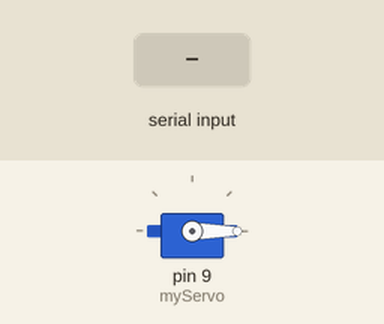
Recording of a sketch running on a simulated Arduino Uno, built with avr-gcc and run on an emulated ATmega328P. On the bench: servo. Inputs (shaded band) come from the test bench. What the sketch prints to the serial monitor is not drawn.

Above: at 8.8 s.
8.9 s: "1" received over the second serial link
At 11.1 s:
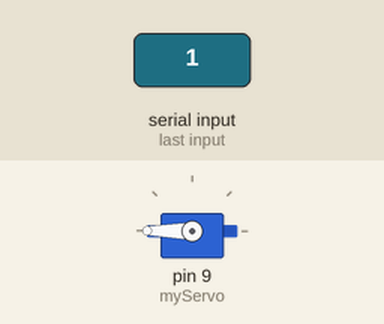
Timing chart, 0 to 19.9 s (numbered marks = the images above; inputs shaded):
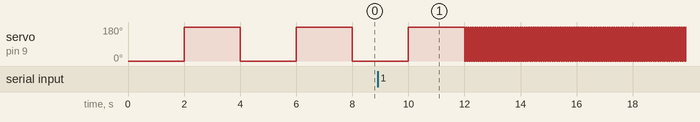

The sketch:

ServoControlWithBluetooth.ino
```cpp
#include <Servo.h>
#include <SoftwareSerial.h> //TX RX lib

int bluetoothTx = 10;
int bluetoothRx = 11;

SoftwareSerial bluetooth(bluetoothTx, bluetoothRx);

Servo myServo;

int multiplier = 0;

void setup() {
  // put your setup code here, to run once:
  myServo.attach(9);
  Serial.begin(9600);
  bluetooth.begin(9600);

}

void loop() {
  // put your main code here, to run repeatedly:
  if (bluetooth.available() > 0){
    multiplier = bluetooth.read();
    Serial.println(multiplier);
  }
  myServo.write(0);
  delay(2000 / (multiplier + 1));
  myServo.write(180);
  delay(2000 / (multiplier + 1));

}
```

Measured:
- by itself, servo on pin 9 (myServo): repeats every 0.08 s: 0° 0.04 s, 180° 0.04 s
